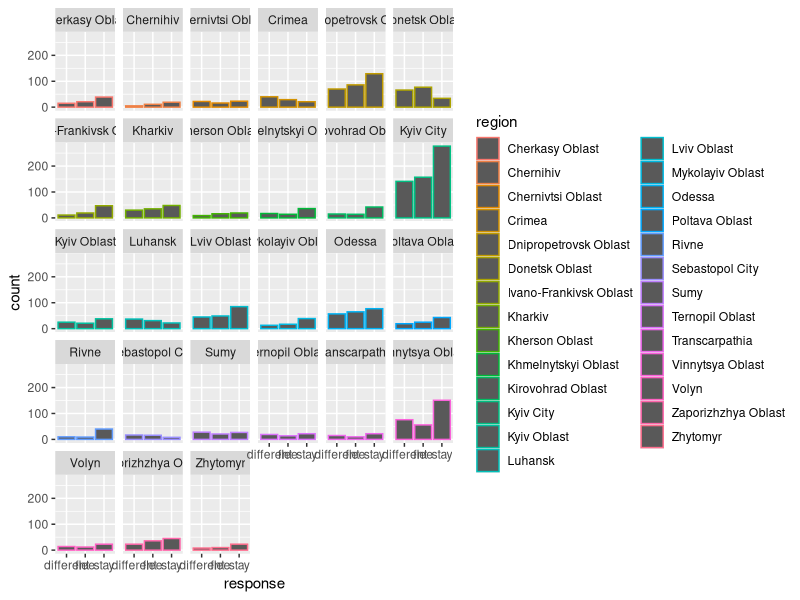
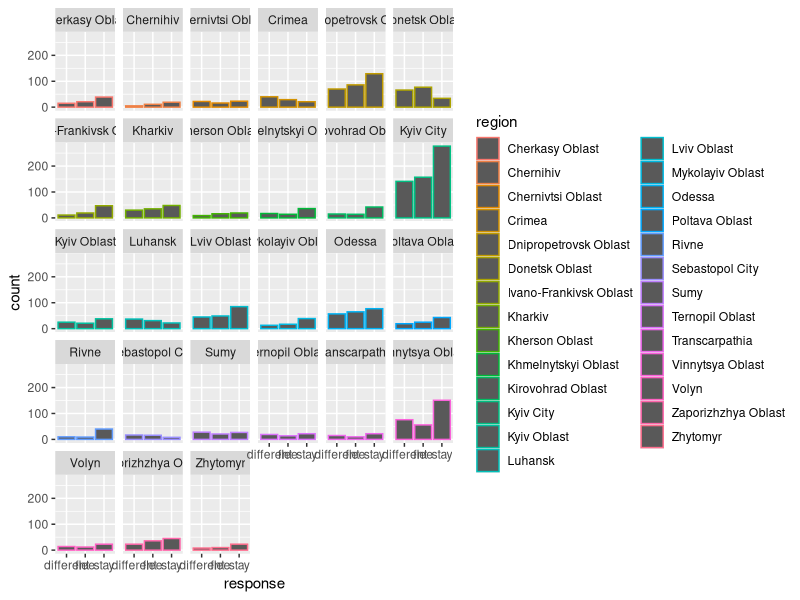

Write the R code that produced these figures, in order.
## ---- chunk 1
knitr::opts_chunk$set(echo = FALSE)

library(tidyverse)
library(plyr); library(dplyr)
library(ggplot2)
library(cowplot)
library(broom)
library(scales)

## ---- chunk 2
#load the data
martial_data <- read_csv("martial-data.csv")
## ---- chunk 3
table(martial_data$response)
## ---- chunk 4
table(martial_data$age_group)
## ---- chunk 5
table(martial_data$age_group)
## ---- chunk 6
table(martial_data$gender)
## ---- chunk 7
table(martial_data$language)
## ---- chunk 8
table(martial_data$education)
## ---- chunk 9
table(martial_data$income)
## ---- chunk 10
by(martial_data, martial_data$response, summary)
## ---- chunk 11
table(martial_data$response, martial_data$age_group)
## ---- chunk 12
table(martial_data$response, martial_data$gender)
## ---- chunk 13
table(martial_data$response, martial_data$language)
## ---- chunk 14
table(martial_data$response, martial_data$education)
## ---- chunk 15
table(martial_data$response, martial_data$income)
## ---- chunk 16
table(martial_data$response, martial_data$region)
## ---- chunk 17
#create plot
ggplot(martial_data, aes(x = response, color = region)) +
  geom_bar () +
  facet_wrap("region")
ggsave("regions.pdf", device="pdf", width=14, height=8, units="in",dpi=600)
